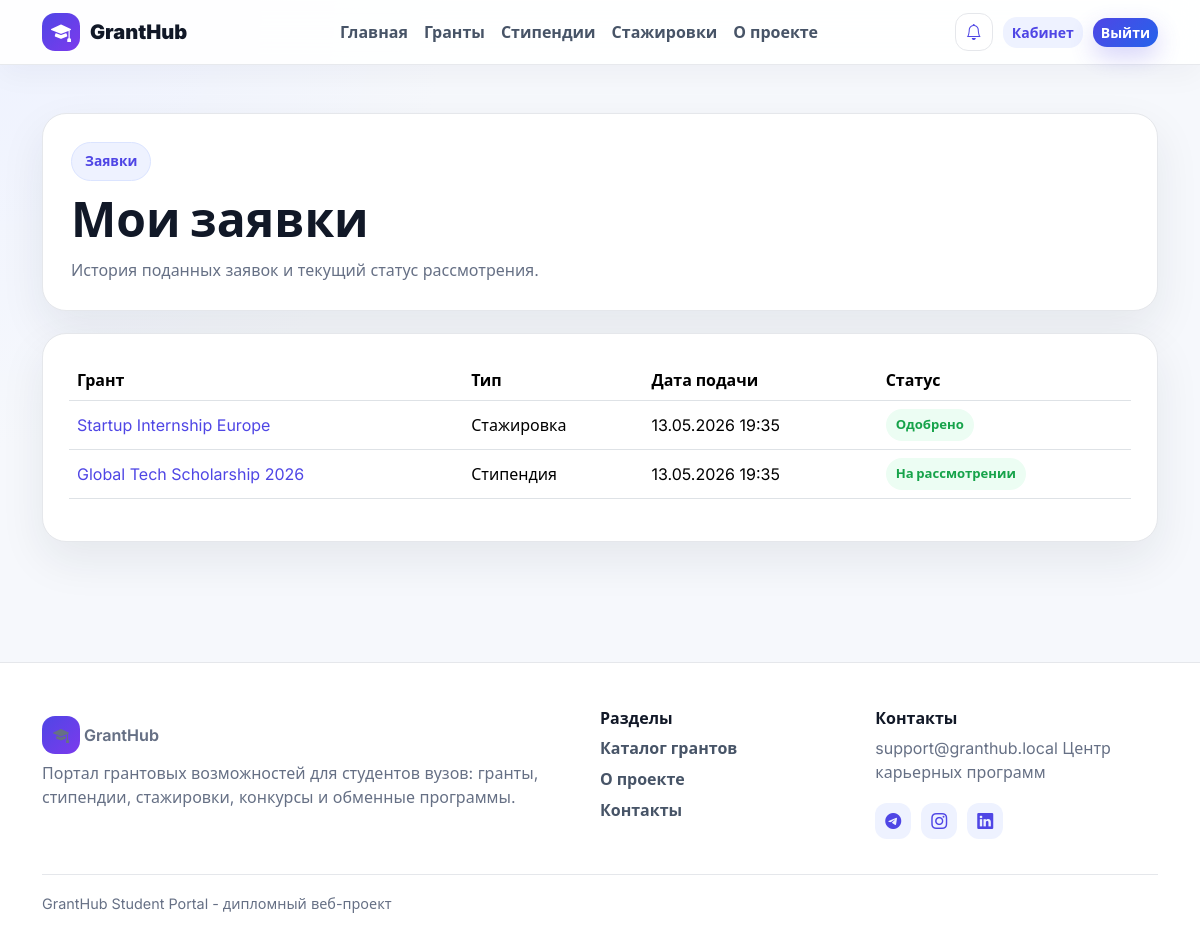
Screenshot of /my-applications/ (signed in) with the database file from the repository.
### portal/models.py (models this page shows, shortened)
class Application(models.Model):
    class Status(models.TextChoices):
        REVIEW = 'review', 'На рассмотрении'
        APPROVED = 'approved', 'Одобрено'
        REJECTED = 'rejected', 'Отклонено'
    user = models.ForeignKey(User, verbose_name='Студент', on_delete=models.CASCADE, related_name='applications')
    grant = models.ForeignKey(Grant, verbose_name='Грант', on_delete=models.CASCADE, related_name='applications')
    cv_file = models.FileField('CV', upload_to='applications/cv/', blank=True)
    motivation_letter = models.FileField('Мотивационное письмо', upload_to='applications/motivation/', blank=True)
    certificate_file = models.FileField('Сертификаты', upload_to='applications/certificates/', blank=True)
    status = models.CharField('Статус', max_length=20, choices=Status.choices, default=Status.REVIEW)
    submitted_at = models.DateTimeField('Дата подачи', auto_now_add=True)
    class Meta:
        verbose_name = 'Заявка'
        verbose_name_plural = 'Заявки'
        unique_together = ('user', 'grant')
        ordering = ['-submitted_at']

class Grant(models.Model):
    class OpportunityType(models.TextChoices):
        GRANT = 'grant', 'Грант'
        SCHOLARSHIP = 'scholarship', 'Стипендия'
        CONTEST = 'contest', 'Конкурс'
        INTERNSHIP = 'internship', 'Стажировка'
        EXCHANGE = 'exchange', 'Обменная программа'
    title = models.CharField('Название', max_length=220)
    description = models.TextField('Описание')
    organization = models.CharField('Организатор', max_length=180)
    country = models.CharField('Страна', max_length=100)
    category = models.ForeignKey(Category, verbose_name='Направление', on_delete=models.PROTECT)
    opportunity_type = models.CharField('Тип возможности', max_length=20, choices=OpportunityType.choices)
    education_level = models.CharField('Уровень образования', max_length=80)
    requirements = models.TextField('Требования')
    documents = models.TextField('Документы')
    deadline = models.DateField('Дедлайн')
    official_link = models.URLField('Официальная ссылка')
    created_by = models.ForeignKey(User, verbose_name='Автор', on_delete=models.SET_NULL, null=True, blank=True)
    created_at = models.DateTimeField('Создано', auto_now_add=True)
    class Meta:
        verbose_name = 'Грантовая возможность'
        verbose_name_plural = 'Грантовые возможности'
        ordering = ['deadline', 'title']

### portal/views.py (the view)
# urls.py: path('my-applications/', views.my_applications, name='my_applications'),
@login_required
def my_applications(request):
    applications = Application.objects.filter(user=request.user).select_related('grant', 'grant__category')
    return render(request, 'portal/my_applications.html', {'applications': applications})

### portal/templates/portal/my_applications.html (shortened to what this page needs)
{% extends 'portal/base.html' %}
{% block content %}
<div class="container py-4 py-lg-5">
  <div class="catalog-hero">
    <span class="section-kicker">Заявки</span>
    <h1>Мои заявки</h1>
    <p>История поданных заявок и текущий статус рассмотрения.</p>
  </div>
  <div class="table-responsive content-panel">
    <table class="table table-hover align-middle admin-table">
      <thead><tr><th>Грант</th><th>Тип</th><th>Дата подачи</th><th>Статус</th></tr></thead>
      <tbody>
        {% for app in applications %}
          <tr><td><a href="{% url 'grant_detail' app.grant.pk %}">{{ app.grant.title }}</a></td><td>{{ app.grant.get_opportunity_type_display }}</td><td>{{ app.submitted_at|date:"d.m.Y H:i" }}</td><td><span class="status">{{ app.get_status_display }}</span></td></tr>
        {% empty %}<tr><td colspan="4" class="text-secondary">Вы еще не подавали заявки.</td></tr>{% endfor %}
      </tbody>
    </table>
  </div>
</div>
{% endblock %}

### portal/static/portal/css/styles.css (style rules this page uses)
:root { --primary: #4f46e5; --primary-dark: #3730a3; --primary-soft: #eef2ff; --blue: #2563eb; --violet: #7c3aed; --ink: #111827; --muted: #667085; --line: #e5e7eb; --surface: #ffffff; --page: #f6f8fc; --warning: #f97316; --success: #16a34a; --danger: #dc2626; --shadow: 0 18px 45px rgba(31, 41, 55, .08); }
* { letter-spacing: 0; }
body { min-height: 100vh; background: radial-gradient(circle at top left, #eef2ff 0, transparent 28rem), var(--page); color: var(--ink); font-family: Inter, system-ui, -apple-system, BlinkMacSystemFont, "Segoe UI", sans-serif; }
a { color: var(--primary); text-decoration: none; }
.eyebrow, .section-kicker { display: inline-flex; align-items: center; gap: 7px; color: var(--primary); background: var(--primary-soft); border: 1px solid #dbe4ff; border-radius: 999px; padding: 8px 13px; font-weight: 800; font-size: .86rem; }
.grant-card, .content-panel, .side-panel, .auth-box, .popular-card, .filter-sidebar, .catalog-toolbar, .catalog-hero, .profile-hero, .admin-hero, .stat-card { background: var(--surface); border: 1px solid var(--line); border-radius: 24px; box-shadow: var(--shadow); }
.catalog-hero { padding: 28px; margin-bottom: 22px; }
.catalog-hero h1, .profile-hero h1, .admin-hero h1, .detail-header h1 { font-size: clamp(2rem, 4vw, 3.8rem); font-weight: 900; margin: 10px 0; }
.catalog-hero p, .profile-hero p, .admin-hero p, .detail-header p { color: var(--muted); margin: 0; }
.content-panel, .side-panel, .auth-box { padding: 26px; }
.status { display: inline-flex; align-items: center; padding: 6px 10px; border-radius: 999px; background: #ecfdf3; color: var(--success); font-weight: 850; font-size: .82rem; }

### rows the page displays
Application: grant "Startup Internship Europe", grant.opportunity_type "Стажировка", submitted_at "13.05.2026 19:35", status "Одобрено"
Application: grant "Global Tech Scholarship 2026", grant.opportunity_type "Стипендия", submitted_at "13.05.2026 19:35", status "На рассмотрении"
